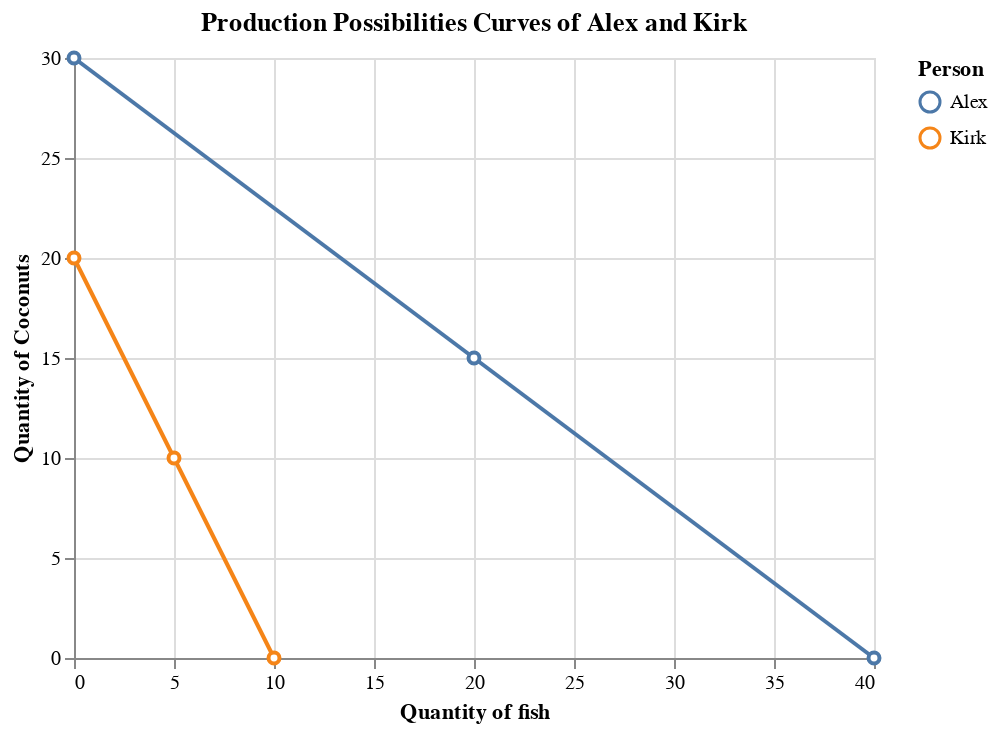

The cell this chart's notebook holds for it:
### Markdown cell above
## Comparative Advantage and Trade

```{admonition} Comparative advantage vs. Absolute advantage

Comparative advantage
: An individual has a comparative advantage in producing a good or service if the **opportunity cost** of producing the good or service is **lower** for that individual than for other people.<br><br>

Absolute advantage
: An individual has an absolute advantage in producing a good or service if he or she can make more of it with a given amount of time and resources. Having an absolute advantage is not the same thing as having a comparative advantage.
```

Example
> Alex is a skilled fisherman and Kirk is very good at climbing trees to gather coconuts, but Kirk is less well suited to primitive life than Alex. So, Kirk is not nearly as good at catching fish, and compared to Alex, even his coconut-gathering leaves something to be desired. (See the figure below)

### Code cell
df_ca = pd.DataFrame(data={'person': ['Alex', 'Alex', 'Alex', 'Kirk', 'Kirk', 'Kirk'], 'fish': [40, 20, 0, 10, 5, 0], 'coconut': [0, 15, 30, 0, 10, 20]})

fig_alex = alt.Chart(df_ca).mark_line(point=alt.OverlayMarkDef(filled=False, fill='white')).encode(
    alt.X('fish', title='Quantity of fish'),
    alt.Y('coconut', title='Quantity of Coconuts'),
    alt.Color('person', title='Person')
).properties(title='Production Possibilities Curves of Alex and Kirk')

fig_alex

### Figure 1 — Vega-Lite specification as saved in the notebook (floating-point values rounded to 4 significant figures)
{"config": {"view": {"continuousWidth": 400, "continuousHeight": 300}}, "data": {"name": "data-4b1966ec985e4130a8c314e6d9b09158"}, "mark": {"type": "line", "point": {"fill": "white", "filled": false}}, "encoding": {"color": {"type": "nominal", "field": "person", "title": "Person"}, "x": {"type": "quantitative", "field": "fish", "title": "Quantity of fish"}, "y": {"type": "quantitative", "field": "coconut", "title": "Quantity of Coconuts"}}, "title": "Production Possibilities Curves of Alex and Kirk", "$schema": "https://vega.github.io/schema/vega-lite/v4.8.1.json", "datasets": {"data-4b1966ec985e4130a8c314e6d9b09158": [{"person": "Alex", "fish": 40, "coconut": 0}, {"person": "Alex", "fish": 20, "coconut": 15}, {"person": "Alex", "fish": 0, "coconut": 30}, {"person": "Kirk", "fish": 10, "coconut": 0}, {"person": "Kirk", "fish": 5, "coconut": 10}, {"person": "Kirk", "fish": 0, "coconut": 20}]}}
